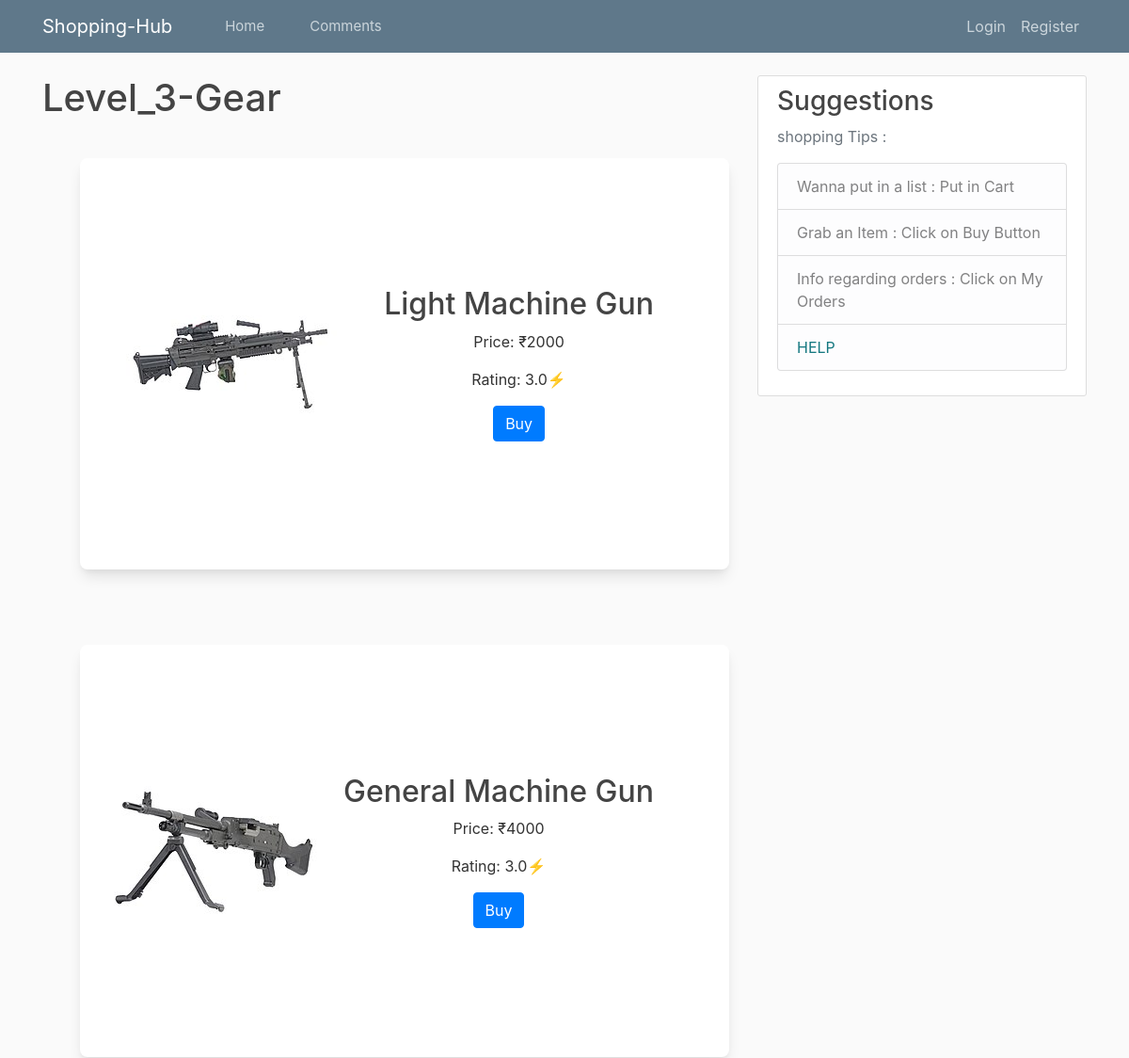
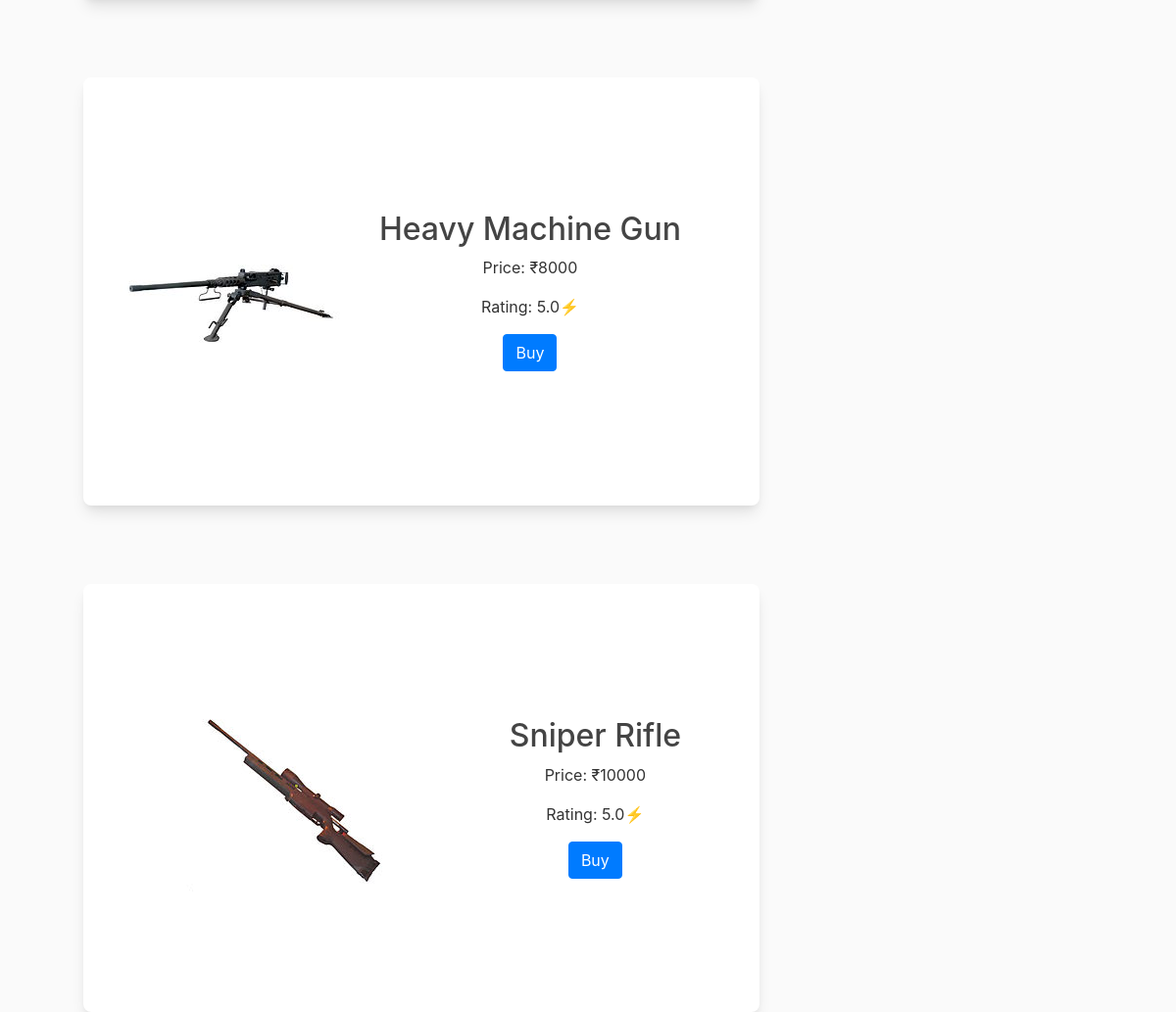
Screenshot of /lev3/ with the database file from the repository (2 pictures, top to bottom).
### blog/models.py (models this page shows, shortened)
class Level3(models.Model):
    name = models.CharField(max_length = 40)
    price = models.IntegerField()
    rating = models.FloatField(blank=True, null = True)
    quantity = models.IntegerField(blank=True)
    image=models.ImageField(default='default.jpg', upload_to='level3_pics')

### blog/views.py (the view)
# urls.py: path('lev3/',views.level3,name='blog-level3'),
def level3(request):
    context={
        'level3s' : Level3.objects.all()
    }
    return render(request,'blog/lev3.html',context)

### blog/templates/blog/lev3.html
{% extends "blog/base.html" %}
{% block content %}
    <h1>Level_3-Gear</h1>
    {% for level in level3s %}
        <div class="flex flex-warp text-center bg-white rounded-lg shadow-lg items-center justify-center mt-10 mb-20 ml-10"  style="height: 40%;">
            <img class="res-image mx-auto object-cover rounded-lg" src="{{ level.image.url }}" alt="Image here">
            <div class="flex flex-col items-center justify-center">
                <h2 class="mr-20">{{ level.name }}</h2>
                <p class="mr-20">Price: ₹{{ level.price }}</p>
                <p class="mr-20">Rating: {{ level.rating }}&#9889</p>
                <a href="/finish><button type="button" class="btn btn-primary mr-20" >Buy</button></a>
            </div>
        </div>
    {% endfor %}
{% endblock content%}

### blog/static/blog/main.css (style rules this page uses)
body { background: #fafafa; color: #333333; margin-top: 5rem; }
h1, h2, h3, h4, h5, h6 { color: #444444; }

### rows the page displays
Level3: image (picture), name "Light Machine Gun", price "2000", rating "3.0"
Level3: image (picture), name "General Machine Gun", price "4000", rating "3.0"
Level3: image (picture), name "Heavy Machine Gun", price "8000", rating "5.0"
Level3: image (picture), name "Sniper Rifle", price "10000", rating "5.0"
